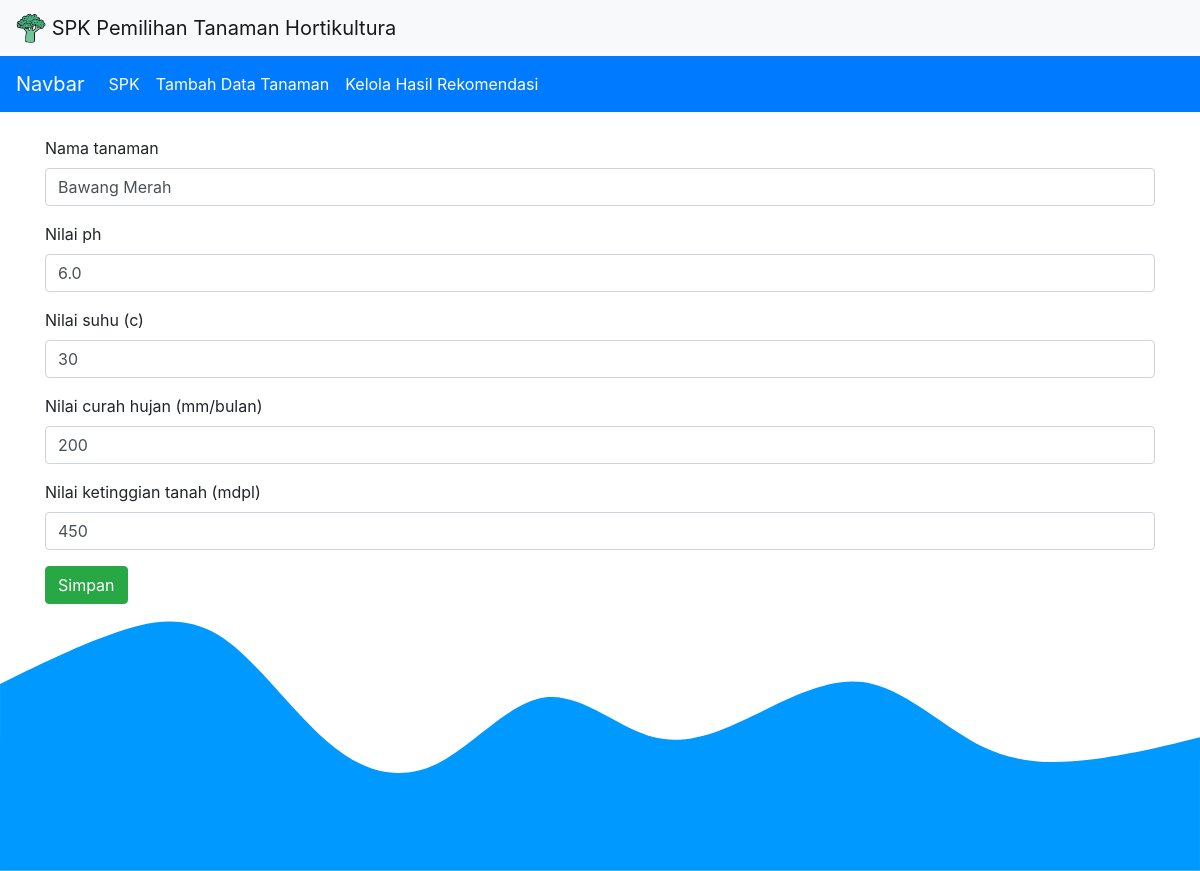
Screenshot of /kelola_data/ubah_data/1 with the database file from the repository.
### app/models/tanaman.py (models this page shows)
class Tanaman(db.Model):
    id                  = db.Column(db.Integer, unique=True, primary_key=True)
    nama_tanaman        = db.Column(db.String(50))
    ph                  = db.Column(db.Float)
    suhu                = db.Column(db.Integer)
    curah_hujan         = db.Column(db.Integer)
    ketinggian_tanah    = db.Column(db.Integer)

### app/controllers/kelola_data.py (the view)
    @app.route('/kelola_data/ubah_data/<int:id>')
    def ubah_data(id):
        tanaman = Tanaman.query.filter_by(id=id).first()
        return render_template("ubah_data.html", tanaman=tanaman)

### app/templates/ubah_data.html (shortened to what this page needs)
{% extends "layout/main_layout.html" %}
{% block content %}
<div class="container">
    <div class="row mt-4">
        <div class="col-sm-12">
            <form action="/kelola_data/aksi_ubah_data" method="POST">
                <div class="form-group">
                    <label for="nama_tanaman">Nama tanaman</label>
                    <input type="text" class="form-control" name="nama_tanaman" value="{{ tanaman.nama_tanaman }}" placeholder="Masukan nama tanaman">
                </div>
                <div class="form-group">
                    <label for="ph">Nilai ph</label>
                    <input type="text" class="form-control" name="ph" value="{{ tanaman.ph }}" placeholder="Masukan nilai ph tanah">
                </div>
                <div class="form-group">
                    <label for="suhu">Nilai suhu (c)</label>
                    <input type="text" class="form-control" name="suhu" value="{{ tanaman.suhu }}" placeholder="Masukan nilai suhu udara (rata-rata/bulan)">
                </div>
                <div class="form-group">
                    <label for="curah_hujan">Nilai curah hujan (mm/bulan)</label>
                    <input type="text" class="form-control" name="curah_hujan" value="{{ tanaman.curah_hujan }}" placeholder="Masukan nilai curah hujan (rata-rata/bulan)">
                </div>
                <div class="form-group">
                    <label for="ketinggian_tanah">Nilai ketinggian tanah (mdpl)</label>
                    <input type="text" class="form-control" name="ketinggian_tanah" value="{{ tanaman.ketinggian_tanah }}" placeholder="Masukan nilai ketinggian tanah (mdpl)">
                </div>
                <button type="submit" class="btn btn-success">Simpan</button>
            </form>
        </div>
    </div>
</div>
{% endblock %}

### rows the page displays
Tanaman: nama_tanaman "Bawang Merah", ph "6.0", suhu "30", curah_hujan "200", ketinggian_tanah "450"
